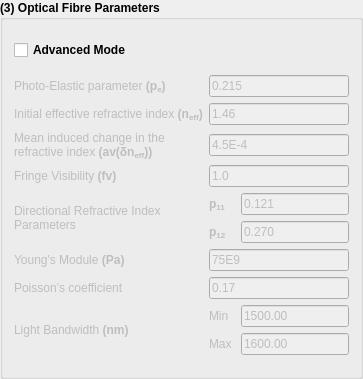
         <widget class="QGroupBox" name="groupBox_12">
          <property name="enabled">
           <bool>true</bool>
          </property>
          <property name="sizePolicy">
           <sizepolicy hsizetype="Preferred" vsizetype="Maximum">
            <horstretch>0</horstretch>
            <verstretch>0</verstretch>
           </sizepolicy>
          </property>
          <property name="font">
           <font>
            <weight>75</weight>
            <bold>true</bold>
           </font>
          </property>
          <property name="title">
           <string>(3) Optical Fibre Parameters</string>
          </property>
          <layout class="QGridLayout" name="gridLayout_33">
           <item row="1" column="1">
            <layout class="QGridLayout" name="gridLayout_22">
             <item row="0" column="1" colspan="4">
              <widget class="QLineEdit" name="lineEdit_PhotoElasticParam">
               <property name="enabled">
                <bool>false</bool>
               </property>
               <property name="sizePolicy">
                <sizepolicy hsizetype="Expanding" vsizetype="Fixed">
                 <horstretch>0</horstretch>
                 <verstretch>0</verstretch>
                </sizepolicy>
               </property>
               <property name="baseSize">
                <size>
                 <width>0</width>
                 <height>0</height>
                </size>
               </property>
               <property name="font">
                <font>
                 <weight>50</weight>
                 <bold>false</bold>
                </font>
               </property>
               <property name="text">
                <string>0.215</string>
               </property>
              </widget>
             </item>
             <item row="0" column="0">
              <widget class="QLabel" name="label_4">
               <property name="enabled">
                <bool>false</bool>
               </property>
               <property name="sizePolicy">
                <sizepolicy hsizetype="Minimum" vsizetype="Preferred">
                 <horstretch>0</horstretch>
                 <verstretch>0</verstretch>
                </sizepolicy>
               </property>
               <property name="minimumSize">
                <size>
                 <width>0</width>
                 <height>0</height>
                </size>
               </property>
               <property name="font">
                <font>
                 <weight>50</weight>
                 <bold>false</bold>
                </font>
               </property>
               <property name="text">
                <string>&lt;html&gt;&lt;head/&gt;&lt;body&gt;&lt;p&gt;Photo-Elastic parameter &lt;span style=&quot; font-weight:600;&quot;&gt;(p&lt;/span&gt;&lt;span style=&quot; font-weight:600; vertical-align:sub;&quot;&gt;e&lt;/span&gt;&lt;span style=&quot; font-weight:600;&quot;&gt;) &lt;/span&gt;&lt;/p&gt;&lt;/body&gt;&lt;/html&gt;</string>
               </property>
              </widget>
             </item>
             <item row="2" column="1" colspan="4">
              <widget class="QLineEdit" name="lineEdit_MeanChangeRefractiveIndex">
               <property name="enabled">
                <bool>false</bool>
               </property>
               <property name="font">
                <font>
                 <weight>50</weight>
                 <bold>false</bold>
                </font>
               </property>
               <property name="text">
                <string>4.5E-4</string>
               </property>
              </widget>
             </item>
             <item row="1" column="0">
              <widget class="QLabel" name="label_9">
               <property name="enabled">
                <bool>false</bool>
               </property>
               <property name="text">
                <string>&lt;html&gt;&lt;head/&gt;&lt;body&gt;&lt;p&gt;&lt;span style=&quot; font-weight:400;&quot;&gt;Initial effective refractive index&lt;/span&gt; (n&lt;span style=&quot; vertical-align:sub;&quot;&gt;eff&lt;/span&gt;)&lt;/p&gt;&lt;/body&gt;&lt;/html&gt;</string>
               </property>
              </widget>
             </item>
             <item row="2" column="0">
              <widget class="QLabel" name="label_10">
               <property name="enabled">
                <bool>false</bool>
               </property>
               <property name="sizePolicy">
                <sizepolicy hsizetype="Preferred" vsizetype="Minimum">
                 <horstretch>0</horstretch>
                 <verstretch>0</verstretch>
                </sizepolicy>
               </property>
               <property name="text">
                <string>&lt;html&gt;&lt;head/&gt;&lt;body&gt;&lt;p&gt;&lt;span style=&quot; font-weight:400;&quot;&gt;Mean induced change in the refractive index&lt;/span&gt; (av(δn&lt;span style=&quot; vertical-align:sub;&quot;&gt;eff&lt;/span&gt;))&lt;/p&gt;&lt;/body&gt;&lt;/html&gt;</string>
               </property>
               <property name="wordWrap">
                <bool>true</bool>
               </property>
              </widget>
             </item>
             <item row="1" column="1" colspan="4">
              <widget class="QLineEdit" name="lineEdit_InitialRefractiveIndex">
               <property name="enabled">
                <bool>false</bool>
               </property>
               <property name="font">
                <font>
                 <weight>50</weight>
                 <bold>false</bold>
                </font>
               </property>
               <property name="text">
                <string>1.46</string>
               </property>
              </widget>
             </item>
             <item row="3" column="0">
              <widget class="QLabel" name="label_12">
               <property name="enabled">
                <bool>false</bool>
               </property>
               <property name="text">
                <string>&lt;html&gt;&lt;head/&gt;&lt;body&gt;&lt;p&gt;&lt;span style=&quot; font-weight:400;&quot;&gt;Fringe Visibility &lt;/span&gt;(fv)&lt;/p&gt;&lt;/body&gt;&lt;/html&gt;</string>
               </property>
              </widget>
             </item>
             <item row="6" column="0">
              <widget class="QLabel" name="label_16">
               <property name="enabled">
                <bool>false</bool>
               </property>
               <property name="text">
                <string>&lt;html&gt;&lt;head/&gt;&lt;body&gt;&lt;p&gt;&lt;span style=&quot; font-weight:400;&quot;&gt;Young's Module &lt;/span&gt;(Pa)&lt;/p&gt;&lt;/body&gt;&lt;/html&gt;</string>
               </property>
              </widget>
             </item>
             <item row="4" column="1">
              <widget class="QLabel" name="label_14">
               <property name="enabled">
                <bool>false</bool>
               </property>
               <property name="text">
                <string>&lt;html&gt;&lt;head/&gt;&lt;body&gt;&lt;p&gt;&lt;span style=&quot; font-weight:600;&quot;&gt;p&lt;/span&gt;&lt;span style=&quot; font-weight:600; vertical-align:sub;&quot;&gt;11&lt;/span&gt;&lt;/p&gt;&lt;/body&gt;&lt;/html&gt;</string>
               </property>
              </widget>
             </item>
             <item row="3" column="1" colspan="4">
              <widget class="QLineEdit" name="lineEdit_FringeVisibility">
               <property name="enabled">
                <bool>false</bool>
               </property>
               <property name="font">
                <font>
                 <weight>50</weight>
                 <bold>false</bold>
                </font>
               </property>
               <property name="text">
                <string>1.0</string>
               </property>
              </widget>
             </item>
             <item row="6" column="1" colspan="4">
              <widget class="QLineEdit" name="lineEdit_YoungsModule">
               <property name="enabled">
                <bool>false</bool>
               </property>
               <property name="font">
                <font>
                 <weight>50</weight>
                 <bold>false</bold>
                </font>
               </property>
               <property name="text">
                <string>75E9</string>
               </property>
              </widget>
             </item>
             <item row="5" column="2" colspan="3">
              <widget class="QLineEdit" name="lineEdit_DirectionalRefractiveP12">
               <property name="enabled">
                <bool>false</bool>
               </property>
               <property name="font">
                <font>
                 <weight>50</weight>
                 <bold>false</bold>
                </font>
               </property>
               <property name="text">
                <string>0.270</string>
               </property>
              </widget>
             </item>
             <item row="4" column="0" rowspan="2">
              <widget class="QLabel" name="label_13">
               <property name="enabled">
                <bool>false</bool>
               </property>
               <property name="text">
                <string>&lt;html&gt;&lt;head/&gt;&lt;body&gt;&lt;p&gt;&lt;span style=&quot; font-weight:400;&quot;&gt;Directional Refractive Index Parameters&lt;/span&gt;&lt;/p&gt;&lt;/body&gt;&lt;/html&gt;</string>
               </property>
               <property name="wordWrap">
                <bool>true</bool>
               </property>
              </widget>
             </item>
             <item row="7" column="0">
              <widget class="QLabel" name="label_17">
               <property name="enabled">
                <bool>false</bool>
               </property>
               <property name="text">
                <string>&lt;html&gt;&lt;head/&gt;&lt;body&gt;&lt;p&gt;&lt;span style=&quot; font-weight:400;&quot;&gt;Poisson’s coefficient&lt;/span&gt;&lt;/p&gt;&lt;/body&gt;&lt;/html&gt;</string>
               </property>
              </widget>
             </item>
             <item row="4" column="2" colspan="3">
              <widget class="QLineEdit" name="lineEdit_DirectionalRefractiveP11">
               <property name="enabled">
                <bool>false</bool>
               </property>
               <property name="font">
                <font>
                 <weight>50</weight>
                 <bold>false</bold>
                </font>
               </property>
               <property name="text">
                <string>0.121</string>
               </property>
              </widget>
             </item>
             <item row="5" column="1">
              <widget class="QLabel" name="label_15">
               <property name="enabled">
                <bool>false</bool>
               </property>
               <property name="text">
                <string>&lt;html&gt;&lt;head/&gt;&lt;body&gt;&lt;p&gt;p&lt;span style=&quot; vertical-align:sub;&quot;&gt;1&lt;/span&gt;&lt;span style=&quot; vertical-align:sub;&quot;&gt;2&lt;/span&gt;&lt;/p&gt;&lt;/body&gt;&lt;/html&gt;</string>
               </property>
              </widget>
             </item>
             <item row="7" column="1" colspan="4">
              <widget class="QLineEdit" name="lineEdit_PoissionsCoefficient">
               <property name="enabled">
                <bool>false</bool>
               </property>
               <property name="font">
                <font>
                 <weight>50</weight>
                 <bold>false</bold>
                </font>
               </property>
               <property name="text">
                <string>0.17</string>
               </property>
              </widget>
             </item>
             <item row="8" column="2" colspan="3">
              <widget class="QLineEdit" name="lineEdit_MinBandWidth">
               <property name="enabled">
                <bool>false</bool>
               </property>
               <property name="font">
                <font>
                 <weight>50</weight>
                 <bold>false</bold>
                </font>
               </property>
               <property name="text">
                <string>1500.00</string>
               </property>
              </widget>
             </item>
             <item row="9" column="2" colspan="3">
              <widget class="QLineEdit" name="lineEdit_MaxBandWidth">
               <property name="enabled">
                <bool>false</bool>
               </property>
               <property name="font">
                <font>
                 <weight>50</weight>
                 <bold>false</bold>
                </font>
               </property>
               <property name="text">
                <string>1600.00</string>
               </property>
              </widget>
             </item>
             <item row="8" column="0" rowspan="2">
              <widget class="QLabel" name="label_22">
               <property name="enabled">
                <bool>false</bool>
               </property>
               <property name="font">
                <font>
                 <weight>50</weight>
                 <bold>false</bold>
                </font>
               </property>
               <property name="text">
                <string>&lt;html&gt;&lt;head/&gt;&lt;body&gt;&lt;p&gt;Light Bandwidth &lt;span style=&quot; font-weight:600;&quot;&gt;(nm)&lt;/span&gt;&lt;/p&gt;&lt;/body&gt;&lt;/html&gt;</string>
               </property>
              </widget>
             </item>
             <item row="8" column="1">
              <widget class="QLabel" name="label_23">
               <property name="enabled">
                <bool>false</bool>
               </property>
               <property name="font">
                <font>
                 <weight>50</weight>
                 <bold>false</bold>
                </font>
               </property>
               <property name="text">
                <string>Min</string>
               </property>
              </widget>
             </item>
             <item row="9" column="1">
              <widget class="QLabel" name="label_24">
               <property name="enabled">
                <bool>false</bool>
               </property>
               <property name="font">
                <font>
                 <weight>50</weight>
                 <bold>false</bold>
                </font>
               </property>
               <property name="text">
                <string>Max</string>
               </property>
              </widget>
             </item>
            </layout>
           </item>
           <item row="0" column="1">
            <widget class="QCheckBox" name="checkBox_AdvancedModeSelectionOSA">
             <property name="sizePolicy">
              <sizepolicy hsizetype="Minimum" vsizetype="Maximum">
               <horstretch>0</horstretch>
               <verstretch>0</verstretch>
              </sizepolicy>
             </property>
             <property name="text">
              <string>Advanced Mode</string>
             </property>
            </widget>
           </item>
          </layout>
         </widget>
